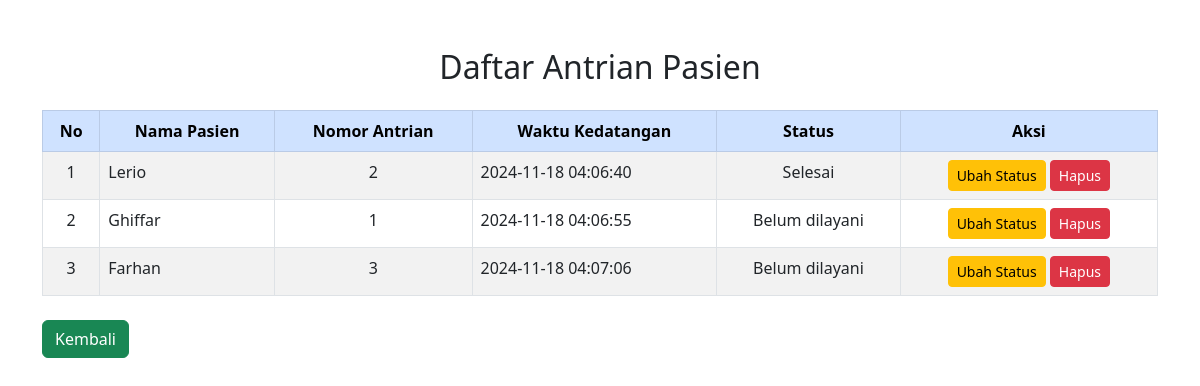
Page /src/modules/daftar_antrian.php on the committed database.
### tables this page shows
CREATE TABLE `antrian` (
  `id` int(11) NOT NULL,
  `nama_pasien` varchar(100) DEFAULT NULL,
  `nomor_antrian` int(11) DEFAULT NULL,
  `waktu_kedatangan` datetime DEFAULT NULL,
  `status` enum('Belum dilayani','Selesai') DEFAULT 'Belum dilayani'
);

### src/modules/daftar_antrian.php (the view, shortened to what this page needs)
<?php
include "../../config/koneksi.php";
$sql =  "SELECT * FROM antrian";
$stmt = $conn->prepare($sql);
$stmt->execute();
$antrian = $stmt->fetchAll(PDO::FETCH_ASSOC);
?>
<!DOCTYPE html>
<html lang="en">
<head>
    <link href="https://cdn.jsdelivr.net/npm/bootstrap@5.3.0/dist/css/bootstrap.min.css" rel="stylesheet">
</head>
<body>
<div class="container mt-5">
    <h2 class="text-center mb-4">Daftar Antrian Pasien</h2>
    <div class="table-responsive">
        <table class="table table-striped table-bordered">
            <thead class="table-primary text-center">
                <tr>
                    <th>No</th>
                    <th>Nama Pasien</th>
                    <th>Nomor Antrian</th>
                    <th>Waktu Kedatangan</th>
                    <th>Status</th>
                    <th>Aksi</th>
                </tr>
            </thead>
            <tbody>
                <?php
                if(count($antrian) > 0) {
                    $no = 1;
                    foreach($antrian as $antr) {
                        echo "<tr>
                                <td class='text-center'>".$no."</td>
                                <td>".$antr["nama_pasien"]."</td>
                                <td class='text-center'>".$antr["nomor_antrian"]."</td>
                                <td>".$antr["waktu_kedatangan"]."</td>
                                <td class='text-center'>".$antr["status"]."</td>
                                <td class='text-center'>
                                    <a href='ubah_status.php?id=".$antr["id"]."' class='btn btn-warning btn-sm'>Ubah Status</a>
                                    <a href='hapus_antrian.php?id=".$antr["id"]."' class='btn btn-danger btn-sm' onclick='return confirm(\"Yakin ingin menghapus?\")'>Hapus</a>
                                </td>
                            </tr>
                            ";
                        $no++;
                    }
                } else {
                    echo "<tr><td colspan='6' class='text-center'>Tidak ada antrian</td></tr>";
                }
                ?>
            </tbody>
            </table>
        <a href='../../index.php' class='mt-2 btn btn-success'>Kembali</a>
    </div>
</div>
</body>
</html>

### rows in the picture
antrian: nama_pasien "Lerio", nomor_antrian "2", waktu_kedatangan "2024-11-18 04:06:40", status "Selesai"
antrian: nama_pasien "Ghiffar", nomor_antrian "1", waktu_kedatangan "2024-11-18 04:06:55", status "Belum dilayani"
antrian: nama_pasien "Farhan", nomor_antrian "3", waktu_kedatangan "2024-11-18 04:07:06", status "Belum dilayani"
